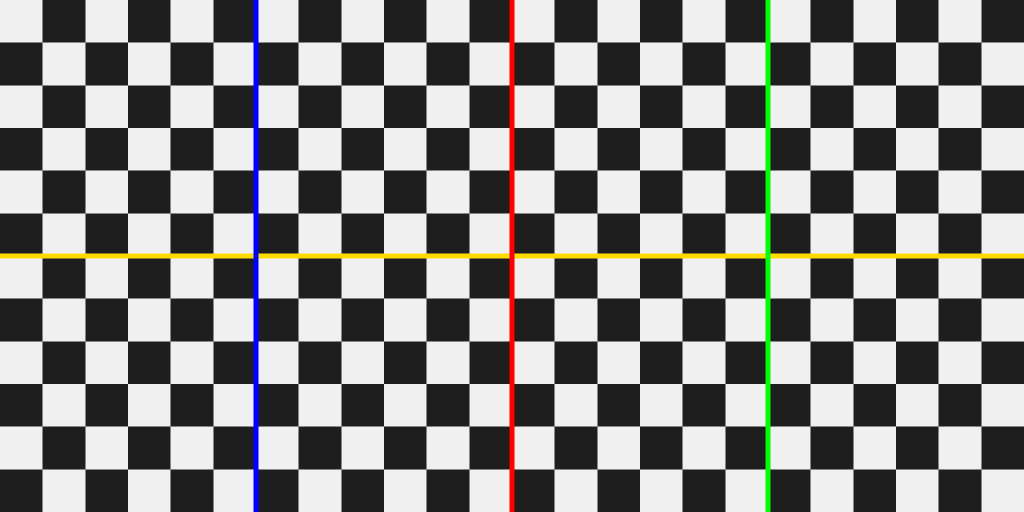
#> input picture libopenshot/examples/eq_sphere_plane.png, 2048 x 1024 px (shown at 1/2 size)
$ python -i gen_critic.py   (imports and definitions only)   (older library calls are emulated)
#> lines starting #> are read from the running program, lines starting #| are printed output that depends on the picture
"""生成品代理评分（Gen Critic）
====================================
生成抽卡闭环九层系统 · 第⑤层「多候选+选优」与账本通电的评分来源
（方案：`docs/_reports/2026-09-27-生成抽卡闭环方案.md` §3.2，2026-09-27 用户裁定执行）。

**红线（项目铁律「AI 打分禁当真值」）**：
本模块输出**恒带 ``is_proxy: True``**——它是「可测代理指标」的加权分，
不是审美客观分。任何下游（账本 EMA、路由 q̂、推荐 advice）都不得把它
当审美真值；它只负责把「崩图/糊图/尺寸错」这类**可证伪的坏**筛出来。

指标与权重（§3.2 裁定）：

| 指标 | 方法 | 权重 | 治什么 |
|---|---|---|---|
| 非崩图 | 灰度std / 极端像素占比 / 色彩直方图熵 | 0.35 | 生成失败、糊成一片、纯黑纯白 |
| 清晰度 | 拉普拉斯方差（灰度） | 0.25 | 糊图 |
| 尺寸达标 | 与请求 size 一致性 | 0.20 | 参数未生效 |
| 构图中心度 | 中心区 vs 全局灰度 std 比 | 0.10 | 大面积留白/空中心 |
| 生成成本信号 | 耗时 / 是否重试 | 0.10 | 抽卡效率 |

崩图闸门：非崩图分 < 0.2 时总分封顶 0.3（崩图一票否决，不让清晰度等指标
把崩图总分拉回中位）。

纪律：纯模块（不 import app 包）；只依赖 numpy + cv2（项目既有依赖，
见 preview_manager 的 filter2D 用法）；评分失败返回中性 0.5 并在
detail 标注 decode_error，**绝不抛出**（不能拖垮生成主链路）。
"""
from __future__ import annotations

import base64
import logging
import re
from typing import Any, Dict, Optional, Tuple

import numpy as np

logger = logging.getLogger(__name__)

try:
    import cv2
except ImportError:  # 极端精简环境下允许导入模块，解码时才报错
    cv2 = None  # type: ignore

# 权重（§3.2 裁定格）
_W_BROKEN = 0.35
_W_SHARP = 0.25
_W_SIZE = 0.20
_W_COMPOSE = 0.10
_W_COST = 0.10

# 阈值常数（代理启发值，非审美标准；调整需同步本注释与测试）
_STD_FLAT = 8.0        # 灰度 std 低于此 ≈ 单色/崩图
_STD_FULL = 30.0       # 灰度 std 达到此 ≈ 对比度正常
_EXTREME_BAD = 0.98    # 纯黑(<8)/纯白(>247) 像素占比高于此 ≈ 崩图
_ENTROPY_FULL = 6.0    # 4bit×3 色彩直方图熵达到此（bits）≈ 色彩丰富
_LAP_FULL = 250.0      # 拉普拉斯方差达到此 ≈ 清晰
_BROKEN_GATE = 0.2     # 非崩图分低于此 → 总分封顶 0.3
_BROKEN_CAP = 0.3
_COST_GOOD_MS = 15000.0   # 耗时 ≤15s 不扣分
_COST_BAD_MS = 120000.0   # 耗时 ≥120s 扣到底


def _decode(image: Any) -> Optional[np.ndarray]:
    """统一解码为 ndarray（HxW 灰度 或 HxWxC）。失败返回 None。

    支持：np.ndarray 直传 / bytes（PNG/JPG 编码）/ str（data URL 或文件路径）。
    """
    if isinstance(image, np.ndarray):
        return image if image.size else None
    if cv2 is None:
        return None
    try:
        if isinstance(image, (bytes, bytearray)):
            buf = np.frombuffer(bytes(image), dtype=np.uint8)
            return cv2.imdecode(buf, cv2.IMREAD_UNCHANGED)
        if isinstance(image, str):
            s = image.strip()
            if s.startswith("data:") and "," in s:
                payload = "".join(s.split(",", 1)[1].split())
                buf = np.frombuffer(base64.b64decode(payload), dtype=np.uint8)
                return cv2.imdecode(buf, cv2.IMREAD_UNCHANGED)
            if s and len(s) < 1024:  # 文件路径
                # cv2.imread / np.fromfile 在 Windows 非 ASCII 路径（如
                # D:\拾光剪影）都会失败——Python open() 支持 Unicode 路径，
                # 读出字节再 imdecode（OpenCV 中文路径标准解法）
                with open(s, "rb") as fp:
                    buf = np.frombuffer(fp.read(), dtype=np.uint8)
                return cv2.imdecode(buf, cv2.IMREAD_UNCHANGED) if buf.size else None
    except Exception:
        logger.debug("[gen_critic] 图像解码失败", exc_info=True)
    return None


def _to_gray(img: np.ndarray) -> np.ndarray:
    if img.ndim == 2:
        return img
    if img.shape[2] == 4:  # BGRA → BGR
        img = img[:, :, :3]
    if cv2 is not None:
        return cv2.cvtColor(img, cv2.COLOR_BGR2GRAY)
    # 无 cv2 兜底：标准亮度加权（通道序不影响评分的相对结论）
    return (0.114 * img[:, :, 0] + 0.587 * img[:, :, 1]
            + 0.299 * img[:, :, 2]).astype(np.uint8)


def _clamp01(x: float) -> float:
    return max(0.0, min(1.0, float(x)))


def _score_non_broken(img: np.ndarray, gray: np.ndarray) -> Tuple[float, Dict[str, Any]]:
    """非崩图：灰度 std / 极端像素占比 / 色彩熵，三者取最弱（任一崩即崩）。"""
    std = float(gray.std())
    std_score = _clamp01((std - _STD_FLAT) / (_STD_FULL - _STD_FLAT))

    ext = float(((gray < 8) | (gray > 247)).mean())
    ext_score = _clamp01((_EXTREME_BAD - ext) / (_EXTREME_BAD - 0.5))

    if img.ndim == 3:
        q = (img >> 4).reshape(-1, img.shape[2])  # 4bit/通道
        keys = q[:, 0].astype(np.int32) * 256 + q[:, 1].astype(np.int32) * 16 \
            + q[:, 2].astype(np.int32)
    else:
        keys = (gray >> 4).reshape(-1).astype(np.int32)
    hist = np.bincount(keys, minlength=4096).astype(np.float64)
    p = hist[hist > 0] / keys.size
    entropy = float(-(p * np.log2(p)).sum())
    entropy_score = _clamp01(entropy / _ENTROPY_FULL)

    score = min(std_score, ext_score, entropy_score)
    return score, {"gray_std": round(std, 2), "extreme_ratio": round(ext, 4),
                   "entropy_bits": round(entropy, 2),
                   "std_score": round(std_score, 4),
                   "extreme_score": round(ext_score, 4),
                   "entropy_score": round(entropy_score, 4)}


def _score_sharpness(gray: np.ndarray) -> Tuple[float, Dict[str, Any]]:
    """清晰度：拉普拉斯方差（无 cv2 时用 numpy 四点卷积兜底）。"""
    g = gray.astype(np.float64)
    if cv2 is not None:
        lap = cv2.Laplacian(g, cv2.CV_64F)
    else:
        lap = (-4.0 * g[1:-1, 1:-1] + g[:-2, 1:-1] + g[2:, 1:-1]
               + g[1:-1, :-2] + g[1:-1, 2:])
    var = float(lap.var())
    return _clamp01(var / _LAP_FULL), {"lap_var": round(var, 2)}


def _score_size(img: np.ndarray, expected_size: str) -> Tuple[float, Dict[str, Any]]:
    """尺寸达标：无期望不罚（1.0）；精确命中 1.0；比例对 0.7；其余 0.3。"""
    h, w = int(img.shape[0]), int(img.shape[1])
    m = re.match(r"^\s*(\d+)\s*[x×]\s*(\d+)\s*$", expected_size or "")
    if not m:
        return 1.0, {"width": w, "height": h, "expected": ""}
    ew, eh = int(m.group(1)), int(m.group(2))
    if (w, h) == (ew, eh):
        s = 1.0
    elif abs(w * eh - h * ew) <= max(ew, eh):  # 比例一致（±1 像素容差）
        s = 0.7
    else:
        s = 0.3
    return s, {"width": w, "height": h, "expected": f"{ew}x{eh}"}


def _score_composition(gray: np.ndarray) -> Tuple[float, Dict[str, Any]]:
    """构图中心度：中心 50% 区域 std / 全局 std，中心太空（<0.3）扣分。"""
    h, w = gray.shape
    cy, cx = h // 4, w // 4
    center = gray[cy:h - cy, cx:w - cx]
    if center.size == 0:
        return 0.5, {"center_std_ratio": None}
    whole_std = float(gray.std())
    if whole_std < 1e-6:
        return 0.5, {"center_std_ratio": None}  # 全图单色由崩图项负责，此处中立
    ratio = float(center.std()) / whole_std
    return _clamp01(ratio / 0.8), {"center_std_ratio": round(ratio, 3)}


def _score_cost(elapsed_ms: Optional[float], retried: bool) -> Tuple[float, Dict[str, Any]]:
    """成本信号：耗时线性扣分（15s 内不扣，120s 到底）；重试 ×0.8。无数据中立。"""
    if elapsed_ms is None:
        base = 1.0
    else:
        t = max(0.0, float(elapsed_ms))
        base = _clamp01(1.0 - (t - _COST_GOOD_MS) / (_COST_BAD_MS - _COST_GOOD_MS) * 0.7)
    if retried:
        base *= 0.8
    return _clamp01(base), {"elapsed_ms": elapsed_ms, "retried": bool(retried)}


# 格级"死区"判据（**刻意区别于整图判据**）：
# 整图用 std 判"崩"是对的（整张都平 = 崩）；但**格级不能用 std**——真实照片里
# 天空、墙面、皮肤这些格子本来就是低对比（std 可低到个位数），拿整图判据去筛
# 会把它们全标成坏区 ⇒ 白花钱去"修"本来没坏的地方。
# 格级的真问题是「这块地**死了**」：极端像素占比高（纯黑/纯白）或单一色阶支配
# （一两个 4bit 色桶占了大半）。这两条对低对比但仍有层次的区域是安全的。
# 三条判据的阈值都**刻意比整图宽得多**（整图 std 阈值是 8/30，格级"近乎常量"才
# 算死；单色支配要到 0.8 才算死）——实测教训：σ≈3.5 的天空格、单色桶占 50% 的
# 平滑区都**不是**坏区，拿紧阈值筛会让每次抽卡都"体检出"一堆坏区、白花钱去修。
_DEAD_FLAT_ZERO = 1.5    # 灰度 std ≤ 此 ⇒ 近乎常量（纯色/纯黑块）
_DEAD_FLAT_SAFE = 5.0    # ≥ 此 ⇒ 有层次（平滑天空也在此区间之上）
_DEAD_DOM_ZERO = 0.80    # 单一 4bit 色桶占比 ≥ 此 ⇒ 一片死色
_DEAD_DOM_SAFE = 0.55    # ≤ 此 ⇒ 纹理正常
_DEAD_EXT_ZERO = 0.55    # 纯黑(<8)/纯白(>247) 像素占比 ≥ 此 ⇒ 大半是死像素
_DEAD_EXT_SAFE = 0.30    # ≤ 此 ⇒ 正常（真实照片的深阴影/高光不会超过）


# [63 lines left out: functions _dead_tile_score, locate_bad_regions, not called in this run]


def score_image(image: Any, *, expected_size: str = "",
                elapsed_ms: Optional[float] = None,
                retried: bool = False) -> Dict[str, Any]:
    """给一张生成图打代理分。

    返回：``{"score": 0~1, "detail": {...}, "is_proxy": True}``。
    **is_proxy 恒为 True**——代理指标，非审美真值（项目红线）。
    解码失败返回中性 0.5 + detail.decode_error，绝不抛出。
    """
    img = _decode(image)
    if img is None or img.size == 0:
        return {"score": 0.5,
                "detail": {"decode_error": "无法解码图像，回中性分"},
                "is_proxy": True}
    try:
        gray = _to_gray(img)
        broken, d_broken = _score_non_broken(img, gray)
        sharp, d_sharp = _score_sharpness(gray)
        size_s, d_size = _score_size(img, expected_size)
        compose, d_compose = _score_composition(gray)
        cost, d_cost = _score_cost(elapsed_ms, retried)

        total = (_W_BROKEN * broken + _W_SHARP * sharp + _W_SIZE * size_s
                 + _W_COMPOSE * compose + _W_COST * cost)
        gated = False
        if broken < _BROKEN_GATE:
            total = min(total, _BROKEN_CAP)
            gated = True
        return {
            "score": round(_clamp01(total), 4),
            "detail": {
                "non_broken": round(broken, 4), **d_broken,
                "sharpness": round(sharp, 4), **d_sharp,
                "size": round(size_s, 4), **d_size,
                "composition": round(compose, 4), **d_compose,
                "cost": round(cost, 4), **d_cost,
                "broken_gate_applied": gated,
                "weights": {"non_broken": _W_BROKEN, "sharpness": _W_SHARP,
                            "size": _W_SIZE, "composition": _W_COMPOSE,
                            "cost": _W_COST},
            },
            "is_proxy": True,
        }
    except Exception as e:
        logger.debug("[gen_critic] 评分失败，回中性分", exc_info=True)
        return {"score": 0.5,
                "detail": {"decode_error": f"评分异常: {e}"},
                "is_proxy": True}

>>> import cv2
>>> picture = cv2.imread('../../../libopenshot/examples/eq_sphere_plane.png')
#> picture is the input picture: shape (1024, 2048, 3); mean B, G, R 133, 135.1, 135.4
>>> result = score_image(picture)
#> in _to_gray, `return cv2.cvtColor(img, cv2.COLOR_BGR2GRAY)`:
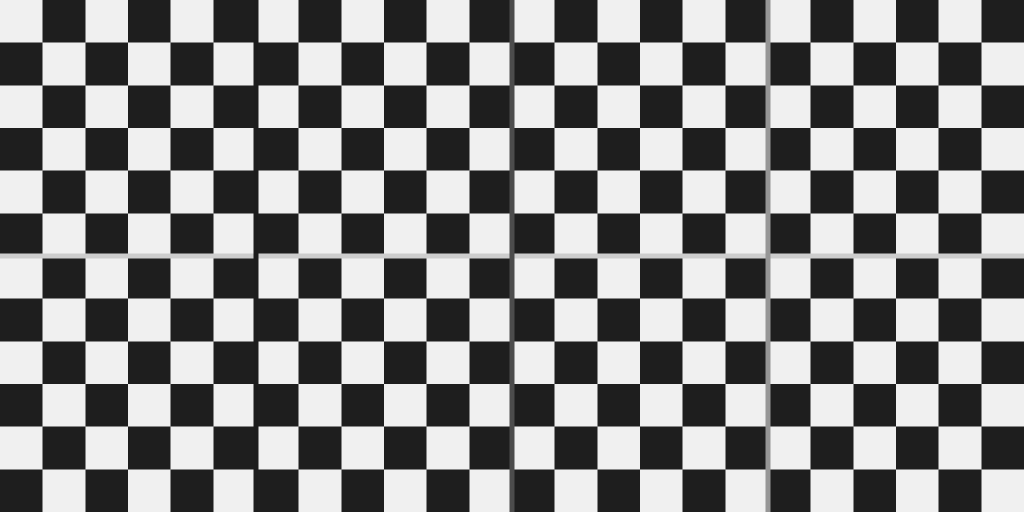
#> returned value: shape (1024, 2048) (shown at 1/2 size); min 29, max 240, mean 134.9
#> in _score_non_broken, `std = float(gray.std())`: std = 104.3
#> in _score_non_broken, `std_score = _clamp01((std - _STD_FLAT) / (_STD_FULL - _STD_FLAT))`: std_score = 1
#> in _score_non_broken, `ext = float(((gray < 8) | (gray > 247)).mean())`: ext = 0
#> in _score_non_broken, `ext_score = _clamp01((_EXTREME_BAD - ext) / (_EXTREME_BAD - 0.5))`: ext_score = 1
#> in _score_non_broken, `hist = np.bincount(keys, minlength=4096).astype(np.float64)`: hist = 4096 values, max 1023126 at index 273, min 0 at index 0, mean 512
#> in _score_non_broken, `p = hist[hist > 0] / keys.size`: p = [0.00488, 0.00962, 0.00488, 0.488, 0.00488, 0.488]
#> in _score_non_broken, `entropy = float(-(p * np.log2(p)).sum())`: entropy = 1.19
#> in _score_non_broken, `entropy_score = _clamp01(entropy / _ENTROPY_FULL)`: entropy_score = 0.198
#> in score_image, `broken, d_broken = _score_non_broken(img, gray)`: d_broken = {'gray_std': 104.3, 'extreme_ratio': 0, 'entropy_bits': 1.19, 'std_score': 1, 'extreme_score': 1, 'entropy_score': 0.198}
#> in _score_sharpness, `lap = cv2.Laplacian(g, cv2.CV_64F)`:
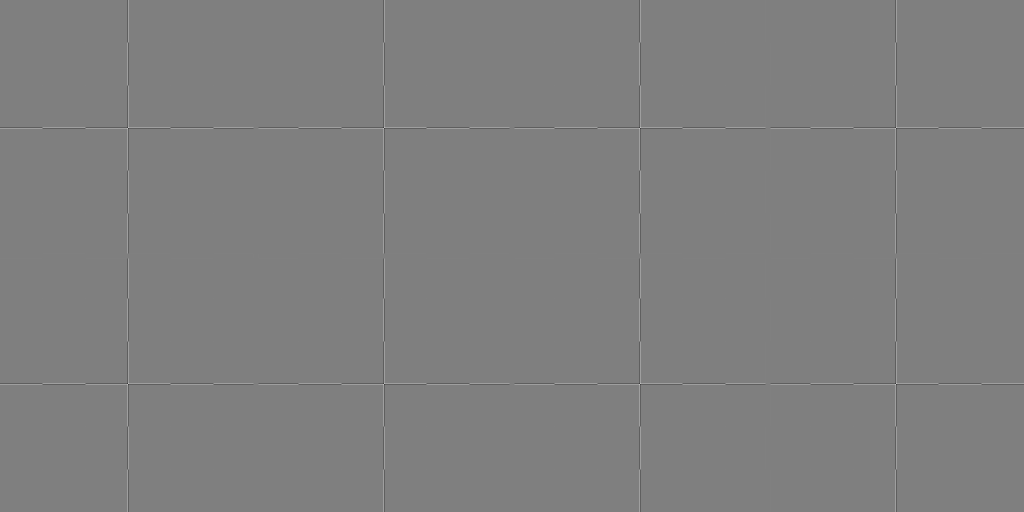
#> lap: shape (1024, 2048) float64 (shown at 1/2 size); min -421, max 420, mean 0; drawn with min black and max white
#> in _score_sharpness, `var = float(lap.var())`: var = 1894.8
#> in score_image, `sharp, d_sharp = _score_sharpness(gray)`: sharp = 1; d_sharp = {'lap_var': 1894.8}
#> in score_image, `size_s, d_size = _score_size(img, expected_size)`: size_s = 1; d_size = {'width': 2048, 'height': 1024, 'expected': ''}
#> in _score_composition, `center = gray[cy:h - cy, cx:w - cx]`:
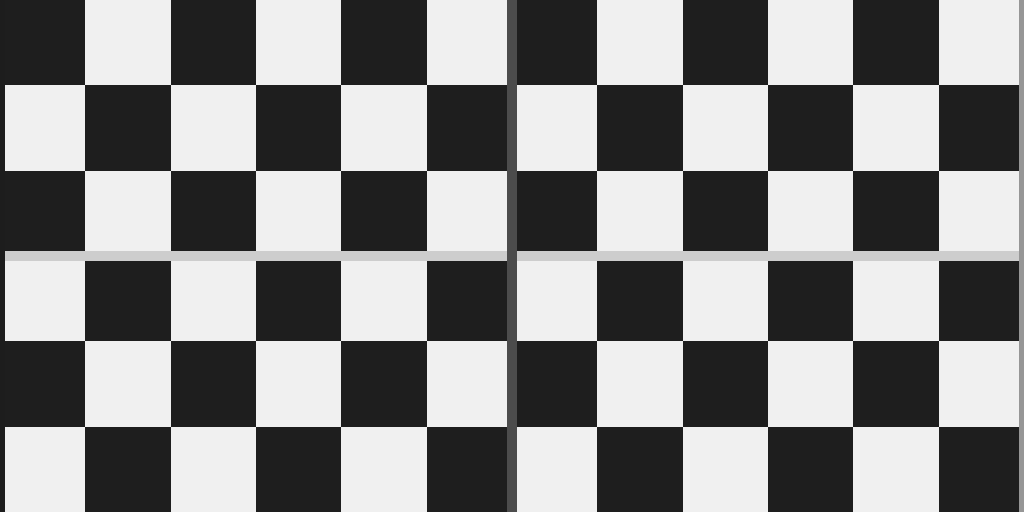
#> center: shape (512, 1024); min 29, max 240, mean 135.3
#> in _score_composition, `whole_std = float(gray.std())`: whole_std = 104.3
#> in _score_composition, `ratio = float(center.std()) / whole_std`: ratio = 0.996
#> in score_image, `compose, d_compose = _score_composition(gray)`: compose = 1; d_compose = {'center_std_ratio': 0.996}
#> in score_image, `total = (_W_BROKEN * broken + _W_SHARP * sharp + _W_SIZE * size_s + _W..`: total = 0.719
#> in score_image, `total = min(total, _BROKEN_CAP)`: total = 0.3
#> result = 3 items

$ run again, on libopenshot/examples/fisheye_plane_equidistant.png
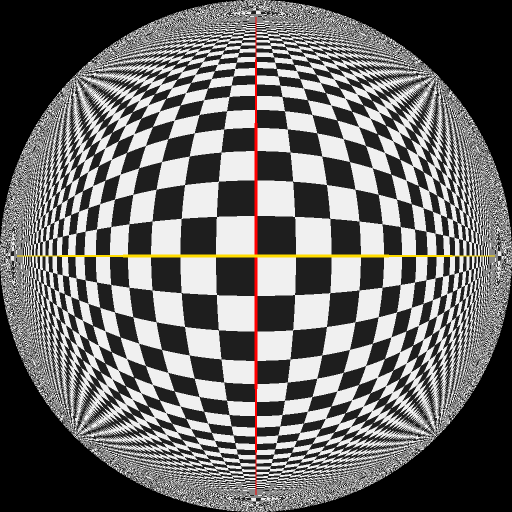
#> input picture libopenshot/examples/fisheye_plane_equidistant.png, 1024 x 1024 px (shown at 1/2 size)
#> picture is the input picture: shape (1024, 1024, 3); mean B, G, R 104.9, 105.8, 107.1
#> std = 108
#> std_score = 1
#> ext = 0.215
#> ext_score = 1
#> hist = 4096 values, max 407266 at index 273, min 0 at index 1, mean 256
#> p = [0.215, 0.0043, 0.00434, 0.388, 0.388]
#> entropy = 1.6
#> entropy_score = 0.267
#> d_broken = {'gray_std': 108, 'extreme_ratio': 0.215, 'entropy_bits': 1.6, 'std_score': 1, 'extreme_score': 1, 'entropy_score': 0.267}
#> var = 42977.1
#> sharp = 1; d_sharp = {'lap_var': 42977.1}
#> size_s = 1; d_size = {'width': 1024, 'height': 1024, 'expected': ''}
#> in _score_composition, `center = gray[cy:h - cy, cx:w - cx]`:
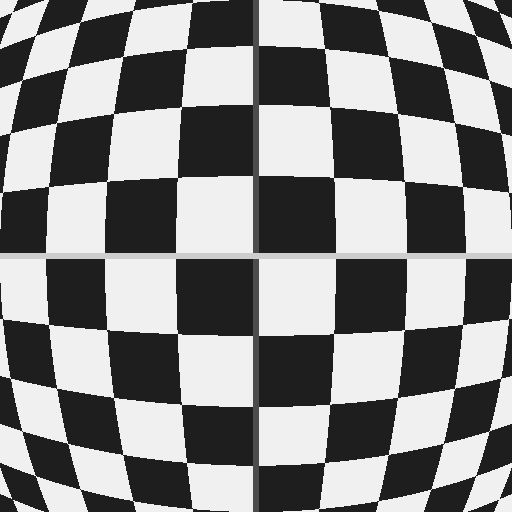
#> center: shape (512, 512); min 30, max 240, mean 135.1
#> whole_std = 108
#> ratio = 0.965
#> compose = 1; d_compose = {'center_std_ratio': 0.965}
#> total = 0.744
#> result = 3 items

$ run again, on libopenshot/examples/front3.png
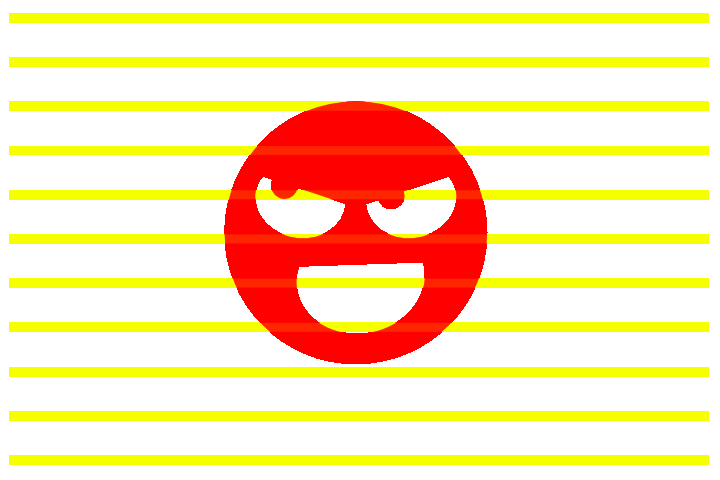
#> input picture libopenshot/examples/front3.png, 720 x 480 px
#> picture is the input picture: shape (480, 720, 3); mean B, G, R 175.2, 225.9, 253
#> in _to_gray, `return cv2.cvtColor(img, cv2.COLOR_BGR2GRAY)`:
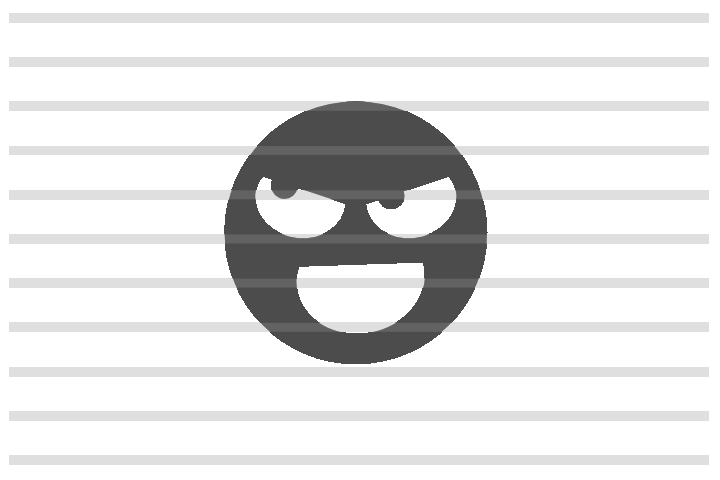
#> returned value: shape (480, 720); min 76, max 255, mean 228.2
#> std = 55.45
#> std_score = 1
#> ext = 0.687
#> ext_score = 0.61
#> hist = 4096 values, max 237421 at index 4095, min 0 at index 0, mean 84.38
#> p = 17 values, max 0.687 at index 16, min 5.5e-05 at index 11, mean 0.0588
#> entropy = 1.3
#> entropy_score = 0.217
#> d_broken = {'gray_std': 55.45, 'extreme_ratio': 0.687, 'entropy_bits': 1.3, 'std_score': 1, 'extreme_score': 0.611, 'entropy_score': 0.217}
#> var = 558.7
#> sharp = 1; d_sharp = {'lap_var': 558.7}
#> size_s = 1; d_size = {'width': 720, 'height': 480, 'expected': ''}
#> in _score_composition, `center = gray[cy:h - cy, cx:w - cx]`:
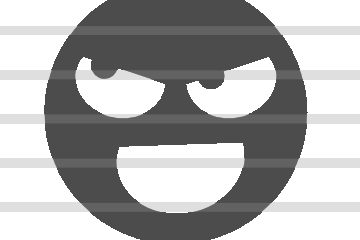
#> center: shape (240, 360); min 76, max 255, mean 173.1
#> whole_std = 55.45
#> ratio = 1.52
#> compose = 1; d_compose = {'center_std_ratio': 1.52}
#> total = 0.726
#> result = 3 items
